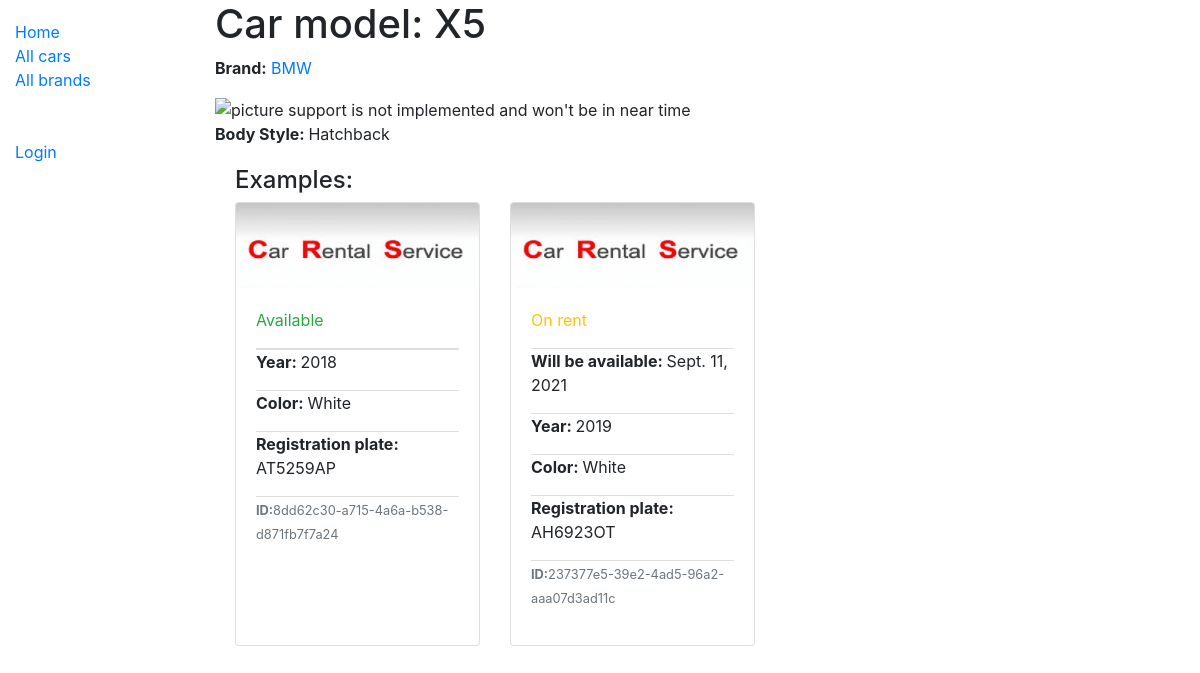
Screenshot of /catalog/car/1 with the database file from the repository.
### catalog/models.py (models this page shows, shortened)
class Car(models.Model):
    carModel = CharField(max_length=50)
    brand = ForeignKey("Brand",on_delete=models.SET_NULL, null=True)
    bodyStyle = ManyToManyField(BodyStyle)

class Brand(models.Model):
    name = CharField(max_length=50)
    companyOwner = CharField(max_length=100, null=True, blank=True,
                            help_text="empty if the same as brand name")
    creationDate = DateField(null=True, blank=True,
                             help_text="the date when the brand was created")
    class Meta:
        ordering = ["name", "-creationDate"]
    def get_absolute_url(self):
        return reverse('brand-detail', args=[str(self.id)])
    def __str__(self):
        return self.name

class BodyStyle(models.Model):
    name = CharField(max_length=50,verbose_name="Car body style",help_text="e.g. Sedan, Carbriolet, etc.")
    def __str__(self):
        return self.name

class CarInstance(models.Model):
    id = models.UUIDField(primary_key=True, default=uuid.uuid4, help_text="unique car ID")
    car = ForeignKey(Car, on_delete=RESTRICT, null=True)
    renter = ForeignKey(User, on_delete=models.SET_NULL, null=True, blank=True)
    due_back = models.DateField(null=True, blank=True)
    year = models.IntegerField()
    color = CharField(max_length=20, null=True)
    plate = CharField(max_length=8,
                      verbose_name="Vehicle registration plate",
                      unique=True,
                      help_text='<a href="https://en.wikipedia.org/wiki/Vehicle_registration_plate">8 characters</a> in form AB1234BC')
    RENT_STATUS = (
        ('m', 'Maintenance'),
        ('o', 'On rent'),
        ('a', 'Available'),
        ('r', 'Reserved'),
    )
    status = CharField(
        max_length=1,
        choices=RENT_STATUS,
        blank=True,
        default='m',
        help_text="Car availability"
    )
    class Meta:
        ordering = ['due_back']

### catalog/views.py (the view)
# urls.py: path('car/<int:pk>', views.CarDetailView.as_view(), name="car-detail"),
class CarDetailView(generic.DetailView):
    model = Car

### catalog/templates/catalog/car_detail.html
{% extends "base_generic.html" %}
{% block content %}
    <h1>Car model: {{ car.carModel }}</h1>
    <p><strong>Brand:</strong> <a href="{{car.brand.get_absolute_url}}">{{ car.brand }}</a></p>
    <img src = "{{car.image.path}}" alt="picture support is not implemented and won't be in near time" style="height: 30%; width: 50%;">
    <p><strong>Body Style: </strong>{{car.bodyStyle.all|join:" "}}</p>
    <div style="margin-left:20px;margin-top:20px">
        <h4>Examples:</h4>
        <div class="card-deck">
        {% for inst in car.carinstance_set.all %}
            <div class="card" style="max-width: 25%;">
                {% load static %}
                <img class="card-img"
                     src="{% static 'img/kinda_logo.png' %}"
                     alt="Ye be logo">
                <div class="card-body">
                    <ul class="list-group list-group-flush">
                        <li class="list-group-item" style="padding: 0 0 0 0;">
                            <p class="{% if inst.status == 'a' %}text-success{% elif inst.status == 'm' %}text-danger{% else %}text-warning{% endif %}">
                                {{inst.get_status_display}}
                            </p>
                        </li>
                        <li class="list-group-item"  style="padding: 0 0 0 0;">
                            {% if inst.status != 'a' %}
                                <p><strong>Will be available: </strong>{{inst.due_back}}</p>
                            {%endif%}
                        </li>
                        <li class="list-group-item" style="padding: 0 0 0 0;">
                            <p><strong>Year: </strong>{{inst.year}}</p>
                        </li>
                        <li class="list-group-item"  style="padding: 0 0 0 0;">
                            <p><strong>Color: </strong>{{inst.color}}</p>
                        </li>
                        <li class="list-group-item"  style="padding: 0 0 0 0;">
                            <p><strong>Registration plate: </strong>{{inst.plate}}</p>
                        </li>
                        <li class="list-group-item"  style="padding: 0 0 0 0;">
                            <p class="text-muted"><small><strong>ID:</strong>{{inst.id}}</small></p>
                        </li>
                    </ul>
                </div>
            </div>
        {%endfor%}
        </div>
    </div>
{%endblock%}

### rows the page displays
Car: carModel "X5", brand "BMW", bodyStyle.all "Hatchback"
CarInstance: status "Available", year "2018", color "White", plate "AT5259AP", id "8dd62c30-a715-4a6a-b538-d871fb7f7a24"
CarInstance: status "On rent", due_back "Sept. 11, 2021", year "2019", color "White", plate "AH6923OT", id "237377e5-39e2-4ad5-96a2-aaa07d3ad11c"
